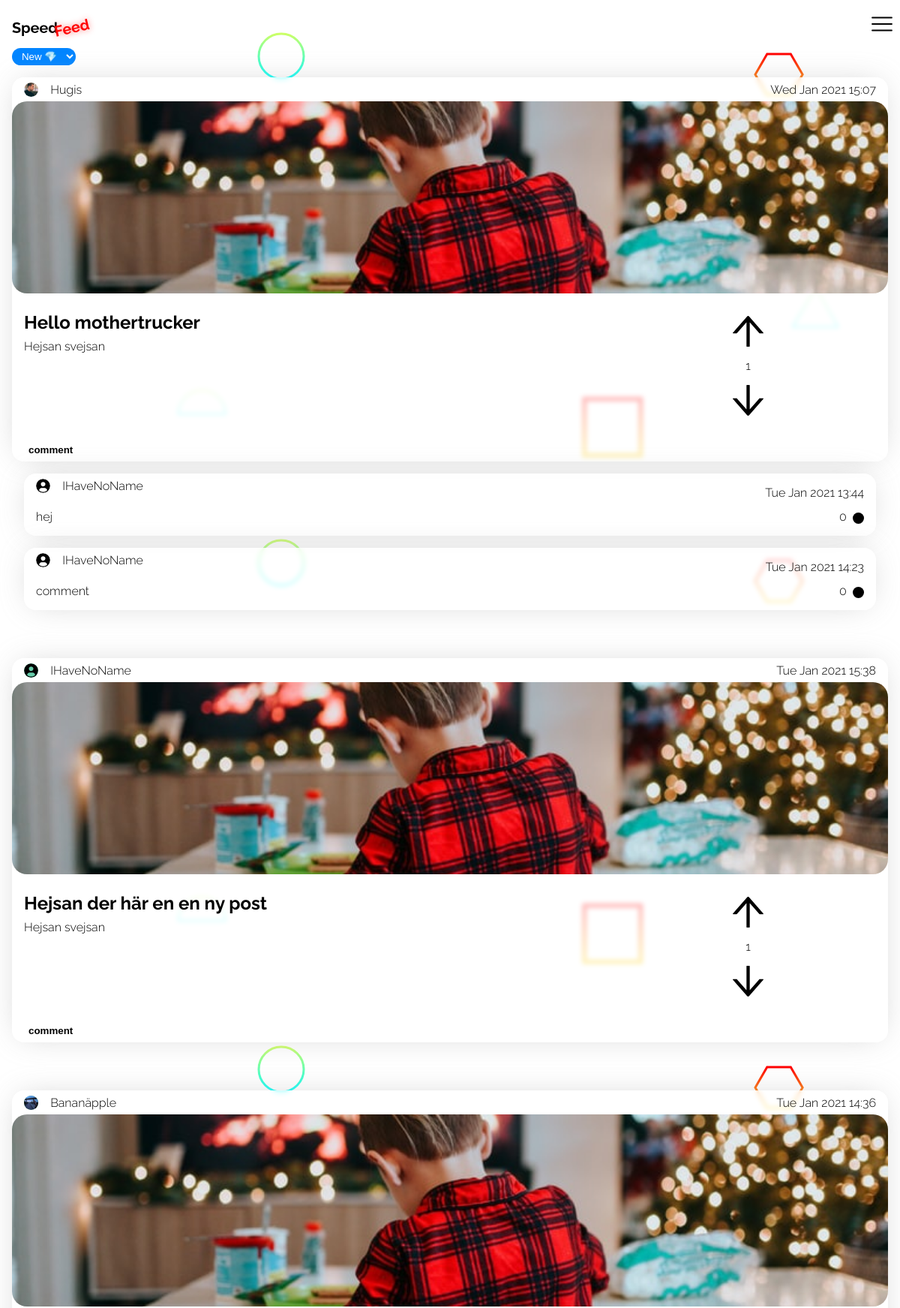
Before: /views/index.php (upper part) with the older database file.
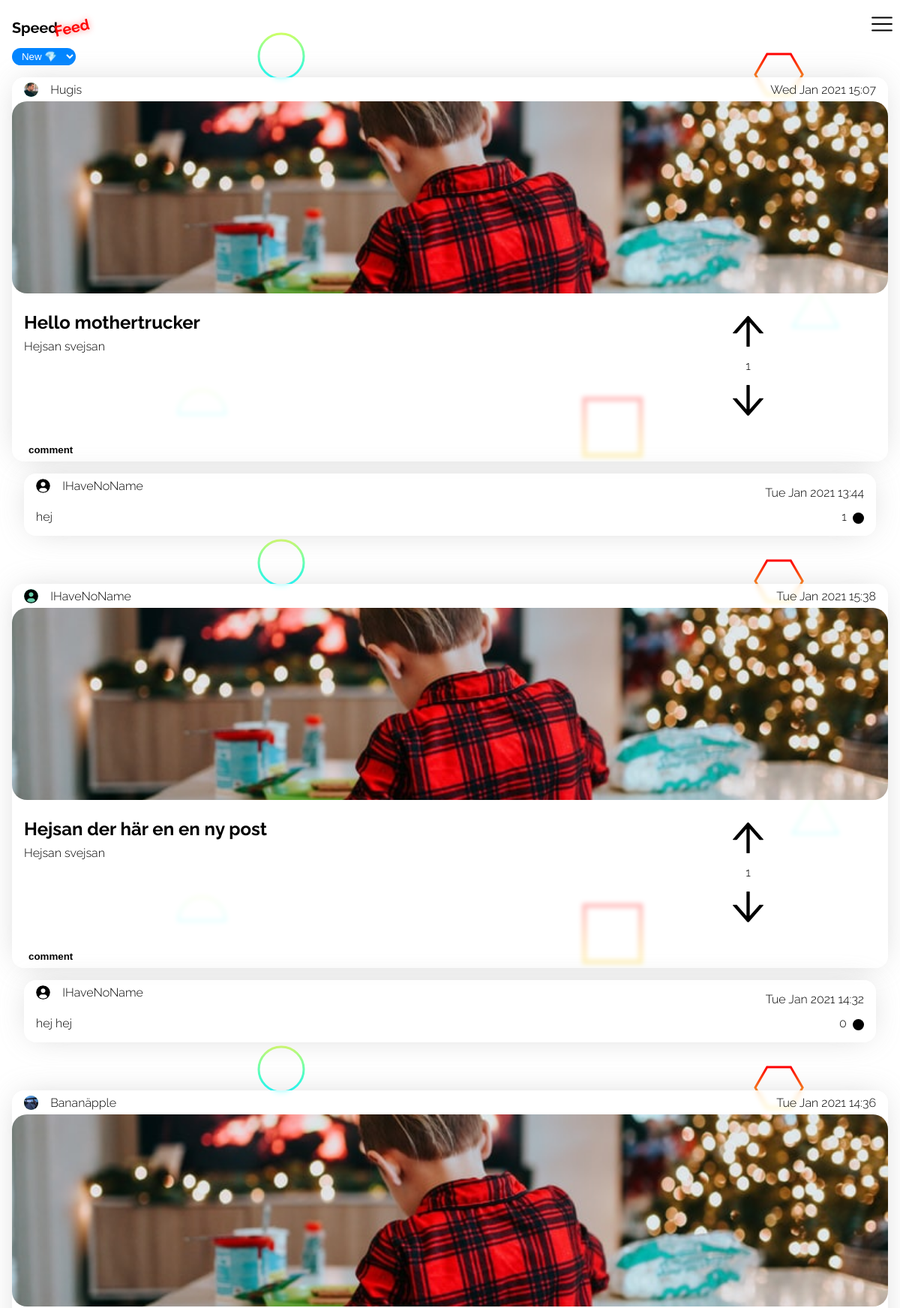
After: the same page with the newer database file.
### tables this page shows
CREATE TABLE "Posts" ("id" integer,"user_id" int,"header" varchar,"body" text,"date" int, "color" varchar, "upDown" int, "link" varchar, PRIMARY KEY (id));

CREATE TABLE "Users" ("id" integer,"name" varchar,"email" varchar,"avatar_path" varchar,"password_hash" varchar,"bio" text, "sort_by" varchar, PRIMARY KEY (id));

CREATE TABLE "Comments" ("id" integer,"user_id" int,"post_id" int,"body" text, "date" int, PRIMARY KEY (id));

### functions.php (called while the page is built, shortened)
<?php
function getUpvotes($db, $id): int
{
    $query = 'SELECT COUNT(*) FROM comment_likes WHERE comment_id = :comment_id';
    $statement = $db->prepare($query);
    $statement->bindParam(':comment_id', $id, PDO::PARAM_INT);
    $statement->execute();
    $upvotes = $statement->fetch(PDO::FETCH_ASSOC);
    return (int) $upvotes["COUNT(*)"];
}

### views/index.php (the view, shortened to what this page needs)
<?php
require('header.php');
require('../functions.php');
$db = new PDO('sqlite:../hacker_news_database.sqlite3');
if (isset($_SESSION['user'])) {
    $userId = $_SESSION['user']['id'];
    $stmt = $db->prepare("SELECT sort_by FROM Users where id = :userId");
    $stmt->bindParam(':userId', $userId);
    $stmt->execute();
    $data = $stmt->fetch(PDO::FETCH_ASSOC);
    $sort_by = $data['sort_by'];
} else {
    if (isset($_SESSION['sort'])) {
        $sort_by = $_SESSION['sort'];
    } else {
        $sort_by = 'new';
    }
}
if ($sort_by === 'new') {
    $result = $db->query("SELECT * FROM Posts ORDER BY \"date\" DESC LIMIT 30");
} else if ($sort_by === 'mostupvoted') {
    $result = $db->query("SELECT id, user_id, header, body, date, link, ifnull((select sum(up_down) from likes where posts.id=likes.post_id), 0) AS antallikes FROM Posts ORDER BY antallikes DESC LIMIT 30");
}
$posts = $result->fetchAll(PDO::FETCH_ASSOC);
?>
<body>
    <?php require('./nav.php') ?>
    <select class="sort-by" name="sort" id="">
        <option <?php if ($sort_by === 'new') {
                    echo 'selected';
                } ?>value="new">New 💎</option>
    </select>
    <?php foreach ($posts as $post) : ?>
        <?php
        $postId = $post['id'];
        $upvoteImage = '/images/upvote.svg';
        $downvoteImage = '/images/downvote.svg';
        $commentResult = $db->query("SELECT * FROM Comments WHERE post_id = $postId");
        $comments = $commentResult->fetchAll(PDO::FETCH_ASSOC);
        $likesResult = $db->query("SELECT COUNT(user_id) AS 'likes' FROM Likes WHERE post_id = $postId AND up_down = 1");
        $likes = $likesResult->fetch(PDO::FETCH_ASSOC)['likes'];
        $dislikeResult = $db->query("SELECT COUNT(user_id) AS 'dislikes' FROM Likes WHERE post_id = $postId AND up_down = -1");
        $dislikes = $dislikeResult->fetch(PDO::FETCH_ASSOC)['dislikes'];
        $LikesSum = $likes - $dislikes;
        $postUserId = $post['user_id'];
        $result = $db->query("SELECT * FROM Users WHERE id = $postUserId");
        $user = $result->fetch(PDO::FETCH_ASSOC);
        isset($user['avatar_path']) ? $avatarPath = $user['avatar_path'] : $avatarPath = '/Account/uploads/default.svg';
        if (isset($user['name'])) {
            $userName = $user['name'];
        } else {
            $userName = 'IHaveNoName';
        }
        ?>
        <div data-postId="<?= $postId ?>" class="post id<?= $postId ?> post-group<?= $postId ?>">
            <div class="date-section">
                <div class="left">
                    <img src=<?= $avatarPath ?> alt="">
                    <p class="name"><?= $userName ?></p>
                </div>
                <div class="right">
                    <p class="date"><?= date('D M Y H:i', $post['date']) ?></p>
                </div>
            </div>
            <a href="<?= $post['link'] ?>">
                <div class="image-section">
                    <img src="/images/photo-1609050470947-f35aa6071497.jpeg" alt="">
                </div>
            </a>
            <div class="text-section">
                <div class="text-section-text">
                    <h2><?= $post['header'] ?></h2>
                    <p><?= $post['body'] ?></p>
                </div>
                <div class="text-section-vote" data-post="<?= $post['id'] ?>">
                    <div class="upvote-section img-container">
                        <img class="upvote <?= $hasLiked ? 'upvote-active' : 'upvoteInactive' ?>" src="<?= $upvoteImage ?>" alt="">
                    </div>
                    <p><?= $LikesSum ?></p>
                    <div class="downvote-section img-container">
                        <img class="downvote <?= $hasDisliked ? 'downvote-active' : 'downvoteInactive' ?>" src="<?= $downvoteImage ?>" alt="">
                    </div>
                </div>
            </div>
            <div class="bottom-section">
                <div class="left">
                    <button class="post-coment-button">comment</button>
                </div>
            </div>
        </div>
        <?php foreach ($comments as $comment) : ?>
            <?php
            $commenter_id = $comment['user_id'];
            $result = $db->query("SELECT name FROM Users WHERE id = $commenter_id");
            $data = $result->fetch(PDO::FETCH_ASSOC);
            $commenter_name = $data['name'];
            $commentId = $comment['id'];
            $commenterId = $comment['user_id'];
            $result = $db->query("SELECT * FROM Users WHERE id = $commenterId");
            $commenter = $result->fetch(PDO::FETCH_ASSOC);
            $commentImageURL = $commenter['avatar_path'];
            isset($commenter['avatar_path']) ? $commentImageURL = $commenter['avatar_path'] : $commentImageURL = '/Account/uploads/default.svg';
            if (isset($commenter['name'])) {
                $commenter_name = $commenter['name'];
            } else {
                $commenter_name = 'IHaveNoName';
            }
            ?>
            <div data-postId="<?= $postId ?>" data-id="<?= $commentId ?>" class="comment post<?= $postId ?> post-group<?= $postId ?> comment-id<?= $commentId ?>">
                <div class="upper">
                    <div class="left">
                        <img src=<?= $commentImageURL ?> alt="">
                        <p class="name"><?= $commenter_name ?></p>
                    </div>
                    <div class="right">
                        <p class="date"><?= date('D M Y H:i', $comment['date']) ?></p>
                    </div>
                </div>
                <div class="lower">
                    <div class="left">
                        <p class="comment-paragraph"><?= $comment['body'] ?></p>
                    </div>
                    <div class="right">
                        <span class="vote-number" data-id="<?= $commentId; ?>"><?= getUpvotes($db, $commentId) ?></span>
                        <?php if (isset($_SESSION['user'])) : ?>
                            <form class="like-comment-form" action="/Account/like-comment.php" method="post">
                                <input type="hidden" name="like-comment" id="comment-id" value="<?= $commentId; ?>"></input>
                                <?php if (!existUpvote($db, $commentId, $_SESSION['user']['id'])) : ?>
                                    <button style="background-color: black;" value="submit" type="submit" class="like-comment-button" data-id="<?= $commentId; ?>"></button>
                                <?php else : ?>
                                    <button style="background-color: rgb(37, 104, 246);" value="submit" type="submit" class="like-comment-button" data-id="<?= $commentId; ?>"></button>
                                <?php endif; ?>
                            </form>
                        <?php else : ?>
                            <button style="background-color: black;" value="submit" type="submit" class="like-comment-button" data-id="<?= $commentId; ?>"></button>
                        <?php endif; ?>
                    </div>
                </div>
            </div>
        <?php endforeach ?>
    <?php endforeach ?>
</body>
<?php require('footer.php') ?>

### views/header.php (shortened to what this page needs)
<!DOCTYPE html>
<html lang="en">
<head>
    <link rel="stylesheet" href="/styles/posts.css">
    <link rel="stylesheet" href="/styles/main.css">
    <link rel="stylesheet" href="/styles/nav.css">
    <link rel="stylesheet" href="/styles/login.css">
    <link rel="stylesheet" href="/styles/account.css">
</head>

### views/nav.php (shortened to what this page needs)
<nav>
    <div class="logo">
        <a href="/views/index.php"><img class="logo" src="/images/logo.svg" alt="Logotype 'speed feed'"></a>
    </div>
    <div class="hamburger-icon hamburger center-contain"></div>
    <div class="hamburger-menu hamburger">
    </div>
</nav>

### views/footer.php
</html>

### styles/posts.css (style rules this page uses)
:root { font-size: 16px; font-family: Raleway; --backdrop-blur: 3px; --post-background-color: rgba(255, 255, 255, 0.747); --box-shadow: 0px 0px 43px -12px rgba(184, 184, 184, 0.75); }
.post { background: var(--post-background-color); backdrop-filter: blur(var(--backdrop-blur)); max-width: 100%; display: flex; flex-direction: column; border-radius: 1rem; margin: 0rem 1rem 0rem 1rem; overflow: hidden; margin-bottom: 1rem; margin-top: 1rem; box-shadow: var(--box-shadow); }
.post:not(:first-of-type) { margin-top: 4rem; }
.date-section { height: 2rem; display: flex; justify-content: space-between; }
.date-section .left { display: flex; align-items: center; justify-content: center; margin-left: 1rem; height: 2rem; position: relative; }
.date-section .right { display: flex; flex-direction: row; height: 100%; margin-right: 1rem; position: relative; }
.date-section .left img { background: mediumaquamarine; height: 1.2rem; width: 1.2rem; border-radius: 50%; margin-right: 1rem; }
.date-section .right * { display: flex; align-items: center; justify-content: center; }
.date-section .left .name { display: flex; align-items: center; justify-content: center; }
.date-section .left .name { height: 100%; margin: 0; margin-right: 1rem; }
.date-section .right .date { height: 100%; margin: 0; }
.image-section { height: 16rem; width: 100%; overflow: hidden; }
.image-section img { position: relative; border-radius: 20px; height: 100%; width: 100%; object-fit: cover; }
.text-section { height: 10rem; display: flex; padding: 1rem; }
.text-section .text-section-text { width: 70%; }
.text-section .text-section-text h2 { margin: 0.5rem 0rem; }
.text-section .text-section-text p { margin: 0.5rem 0rem; }
.text-section .text-section-vote { width: 30%; display: flex; flex-direction: column; position: relative; }
.img-container { position: relative; width: 100%; margin: 0; flex-grow: 1; height: 40%; display: flex; justify-content: center; align-items: center; }
.text-section .text-section-vote img.upvote { height: 60%; width: auto; }
.text-section .text-section-vote p { position: relative; width: 100%; margin: 0; flex-grow: 1; display: flex; justify-content: center; align-items: center; }
.text-section .text-section-vote img.downvote { height: 60%; width: auto; }
.upvoteInactive { height: 60%; width: auto; }
.downvoteInactive { height: 60%; width: auto; }
.bottom-section { height: 2rem; display: flex; justify-content: space-between; }
.bottom-section .left { display: flex; justify-content: center; align-items: center; margin-left: 1rem; }
.bottom-section .left button { border: none; background: none; font-weight: bold; outline: none; }
.comment { position: relative; display: flex; flex-direction: column; border-radius: 1rem; margin: 0rem 2rem 1rem 2rem; flex-grow: 1; margin-bottom: 1rem; overflow: hidden; background: var(--post-background-color); backdrop-filter: blur(var(--backdrop-blur)); box-shadow: var(--box-shadow); }
.comment .upper { height: 2rem; display: flex; justify-content: space-between; }
.comment .upper .right { margin-right: 1rem; }
.comment .upper .left { display: flex; justify-content: space-between; align-items: center; margin-left: 1rem; }
.comment .upper .left img { height: 1.2rem; width: 1.2rem; border-radius: 50%; }
.comment .upper .left .name { margin-left: 1rem; }
.comment .lower { display: flex; justify-content: space-between; }
.comment .lower .right { display: flex; justify-content: center; align-items: center; margin-right: 1rem; }
.comment .lower .left { margin-left: 1rem; }
.like-comment-button { height: 15px; width: 15px; border: none; border-radius: 50%; margin-top: 3px; margin-left: 0.2rem; }
.vote-number { padding: 5px; }

### styles/main.css (style rules this page uses)
body { margin: 4rem 0 0 0; padding: 0; width: 100vw; background: url(/images/Scattered-Forcefields.svg); background-attachment: fixed; }

Changed rows visible on the page:
changed posts "Hello mothertrucker": loses comments (user.name "IHaveNoName", date "Tue Jan 2021 14:23", body "comment", commentId "0")
computed for comments "Tue Jan 2021 13:44": commentId "0" → "1"
changed posts "Hejsan der här en en ny post": gains comments (user.name "IHaveNoName", date "Tue Jan 2021 14:32", body "hej hej", commentId "0")
